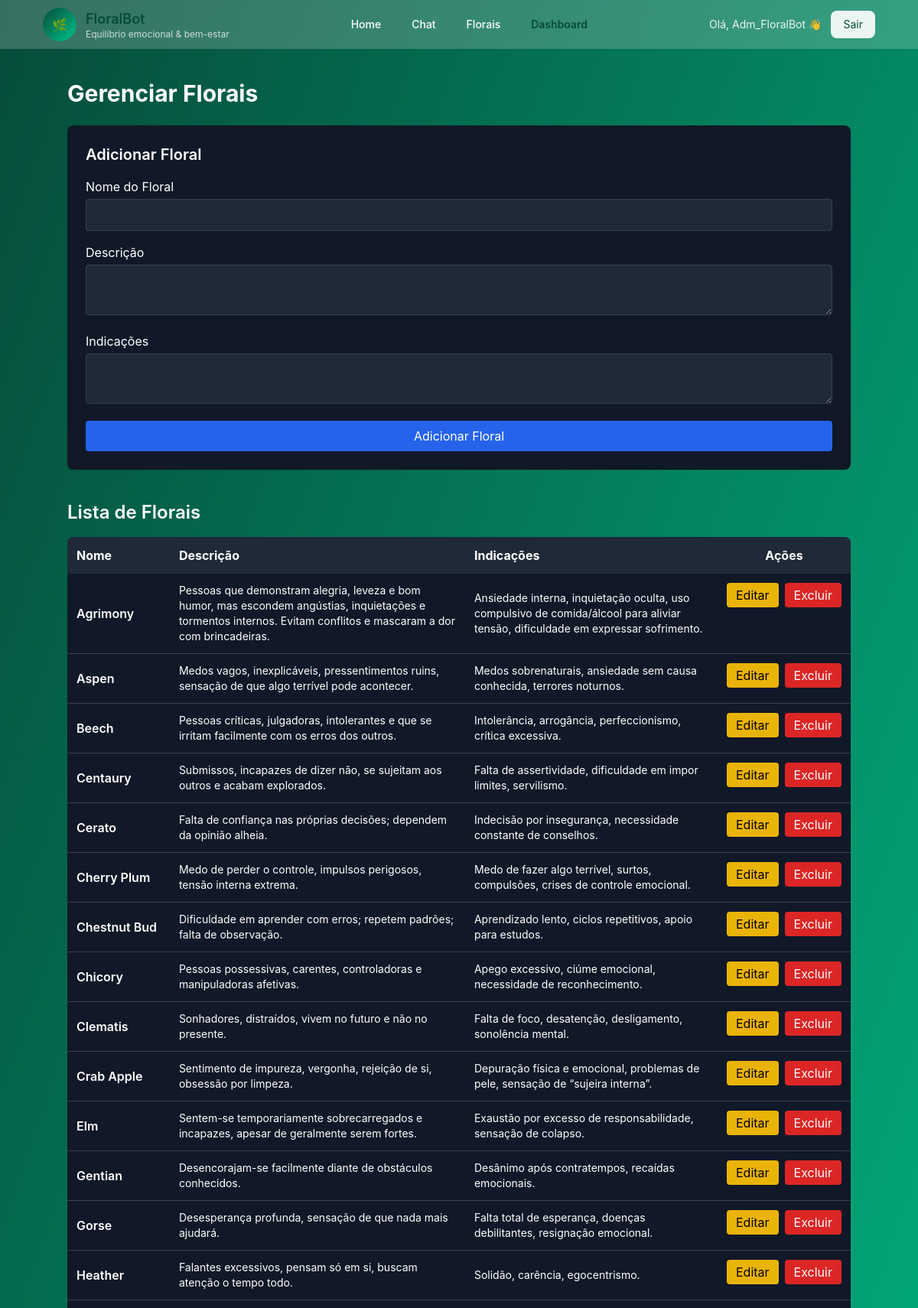
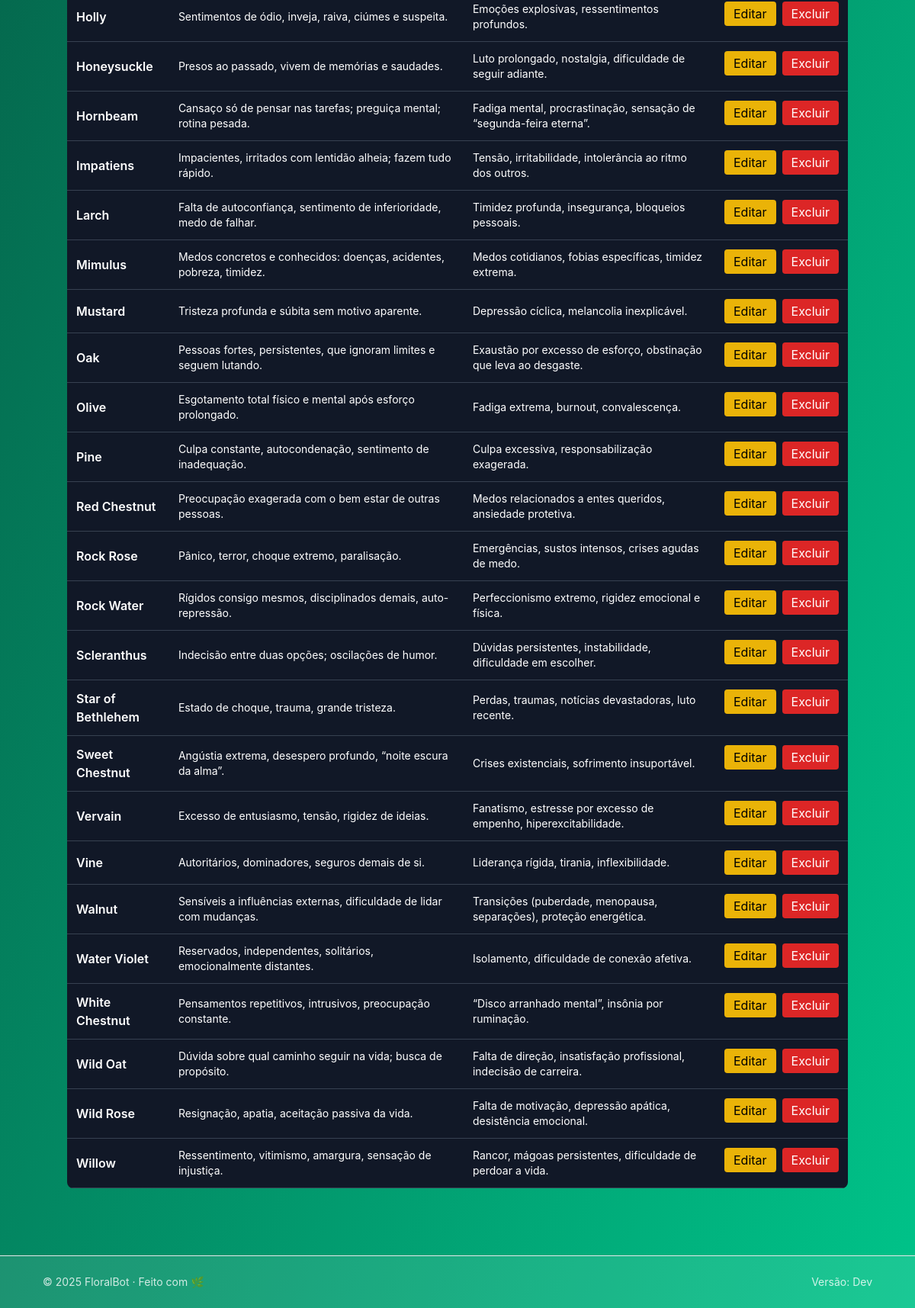
The app's page /florais-admin (signed in) with its own data (2 pictures, top to bottom).
### app/models.py (models this page shows, shortened)
class User(UserMixin, db.Model):
    __tablename__ = "user"
    id = db.Column(db.Integer, primary_key=True)
    name = db.Column(db.String(120), nullable=False)
    email = db.Column(db.String(120), unique=True, nullable=False, index=True)
    password_hash = db.Column(db.String(256), nullable=False)
    created_at = db.Column(db.DateTime, default=datetime.utcnow)
    birthdate = db.Column(db.Date)      # Data de nascimento
    gender = db.Column(db.String(50))   # Feminino / Masculino / Outro
    is_admin = db.Column(db.Boolean, default=False)  # Controle de acesso
    chats = db.relationship(
        "ChatHistory",
        backref="user",
        cascade="all, delete-orphan",
        passive_deletes=True
    )

class Floral(db.Model):
    __tablename__ = "florais"
    id = db.Column(db.Integer, primary_key=True)
    name = db.Column(db.String(120), unique=True, nullable=False)
    description = db.Column(db.Text)
    indications = db.Column(db.Text)

### app/routes.py (the view)
@main_bp.route("/florais-admin")
@login_required
@admin_required
def florais_admin():
    florais = Floral.query.order_by(Floral.name.asc()).all()
    return render_template("florais.html", florais=florais)

### app/templates/florais.html (shortened to what this page needs)
{% extends "base.html" %}
{% block content %}
<div class="container mx-auto max-w-5xl py-10">
    <h2 class="text-3xl font-bold mb-6">Gerenciar Florais</h2>
    <div class="bg-gray-900 p-6 rounded-lg shadow mb-10">
        <h3 class="text-xl font-semibold mb-4">Adicionar Floral</h3>
        <form id="addFloralForm" class="grid grid-cols-1 gap-4">
            <div>
                <label class="block mb-1">Nome do Floral</label>
                <input type="text" name="name" class="w-full p-2 rounded bg-gray-800 border border-gray-700" required>
            </div>
            <div>
                <label class="block mb-1">Descrição</label>
                <textarea name="description" class="w-full p-2 rounded bg-gray-800 border border-gray-700"></textarea>
            </div>
            <div>
                <label class="block mb-1">Indicações</label>
                <textarea name="indications" class="w-full p-2 rounded bg-gray-800 border border-gray-700"></textarea>
            </div>
            <button class="bg-blue-600 hover:bg-blue-700 px-4 py-2 rounded text-white w-full">
                Adicionar Floral
            </button>
        </form>
    </div>
    <h3 class="text-2xl font-semibold mb-4">Lista de Florais</h3>
    <table class="w-full bg-gray-900 rounded-lg overflow-hidden">
        <thead class="bg-gray-800">
            <tr>
                <th class="p-3 text-left">Nome</th>
                <th class="p-3 text-left">Descrição</th>
                <th class="p-3 text-left">Indicações</th>
                <th class="p-3">Ações</th>
            </tr>
        </thead>
        <tbody>
            {% for f in florais %}
            <tr class="border-b border-gray-700">
                <td class="p-3 font-semibold">{{ f.name }}</td>
                <td class="p-3 text-sm">{{ f.description }}</td>
                <td class="p-3 text-sm">{{ f.indications }}</td>
                <td class="p-3 flex gap-2">
                    <button
                        class="bg-yellow-500 hover:bg-yellow-600 px-3 py-1 rounded text-black"
                        data-id="{{ f.id }}"
                        data-name="{{ f.name }}"
                        data-description="{{ f.description }}"
                        data-indications="{{ f.indications }}"
                        onclick="openEditFromButton(this)"
                    >
                        Editar
                    </button>
                    <button onclick="deleteFloral('{{ f.id }}')"
                        class="bg-red-600 hover:bg-red-700 px-3 py-1 rounded">
                        Excluir
                    </button>
                </td>
            </tr>
            {% endfor %}
        </tbody>
    </table>
</div>
{% endblock %}

### app/templates/base.html (shortened to what this page needs)
<!doctype html>
<html lang="pt-BR">
<head>
  <script src="https://cdn.tailwindcss.com"></script>
</head>
<body class="min-h-screen bg-wellness text-white font-sans">
  <header class="bg-white/20 backdrop-blur sticky top-0 z-40 shadow-sm">
    <div class="max-w-6xl mx-auto px-4 sm:px-6 lg:px-8">
      <div class="flex items-center justify-between h-16">
        <a href="{{ url_for('main.home') }}" class="flex items-center gap-3">
          <div class="w-11 h-11 rounded-full bg-wellness flex items-center justify-center text-white font-bold animate-softbreath">
            🌿
          </div>
          <div class="hidden sm:block">
            <div class="text-lg font-semibold text-secondary">FloralBot</div>
            <div class="text-xs text-white/75 -mt-0.5">Equilíbrio emocional & bem-estar</div>
          </div>
        </a>
        <nav class="hidden md:flex items-center gap-4 text-sm font-medium">
          <a href="{{ url_for('main.home') }}" class="px-3 py-2 rounded hover:bg-white/10">Home</a>
          <a href="{{ url_for('main.chat') }}" class="px-3 py-2 rounded hover:bg-white/10">Chat</a>
          <a href="{{ url_for('main.florais_public') }}" class="px-3 py-2 rounded hover:bg-white/10">Florais</a>
          {% if current_user.is_authenticated and current_user.is_admin %}
            <a href="{{ url_for('main.dashboard') }}" class="px-3 py-2 rounded hover:bg-white/10 text-secondary font-semibold">Dashboard</a>
          {% endif %}
        </nav>
        <div class="flex items-center gap-3">
          {% if current_user.is_authenticated %}
            <span class="text-sm text-white/90 hidden sm:block">
              Olá, {{ current_user.name.split(' ')[0] }} 👋
            </span>
            <a href="{{ url_for('auth.logout') }}" class="px-4 py-2 rounded-lg bg-white/90 text-[#064C3B] text-sm hover:opacity-90 animate-floatbutton">
              Sair
            </a>
          {% else %}
            <a href="{{ url_for('auth.login') }}" class="hidden sm:inline-block px-4 py-2 rounded-lg border border-white text-white text-sm hover:bg-white/10 animate-floatbutton">
              Entrar
            </a>
          {% endif %}
        </div>
      </div>
    </div>
  </header>
  <main class="min-h-[80vh]">
    {% block content %}{% endblock %}
  </main>
  <footer class="mt-12 border-t bg-white/10">
    <div class="max-w-6xl mx-auto px-4 sm:px-6 lg:px-8 py-6 text-sm text-white/80 flex items-center justify-between">
      <div>© {{ now().year }} FloralBot · Feito com 🌿</div>
      <div class="hidden sm:block">Versão: Dev</div>
    </div>
  </footer>
</body>
</html>

### records on screen
User: name "Adm_FloralBot"
Floral: name "Agrimony", description "Pessoas que demonstram alegria, leveza e bom humor, mas escondem angústias, inquietações e tormentos internos. Evitam conflitos e mascaram a dor com brincadeiras.", indications "Ansiedade interna, inquietação oculta, uso compulsivo de comida/álcool para aliviar tensão, dificuldade em expressar sofrimento."
Floral: name "Aspen", description "Medos vagos, inexplicáveis, pressentimentos ruins, sensação de que algo terrível pode acontecer.", indications "Medos sobrenaturais, ansiedade sem causa conhecida, terrores noturnos."
Floral: name "Beech", description "Pessoas críticas, julgadoras, intolerantes e que se irritam facilmente com os erros dos outros.", indications "Intolerância, arrogância, perfeccionismo, crítica excessiva."
Floral: name "Centaury", description "Submissos, incapazes de dizer não, se sujeitam aos outros e acabam explorados.", indications "Falta de assertividade, dificuldade em impor limites, servilismo."
Floral: name "Cerato", description "Falta de confiança nas próprias decisões; dependem da opinião alheia.", indications "Indecisão por insegurança, necessidade constante de conselhos."
Floral: name "Cherry Plum", description "Medo de perder o controle, impulsos perigosos, tensão interna extrema.", indications "Medo de fazer algo terrível, surtos, compulsões, crises de controle emocional."
Floral: name "Chestnut Bud", description "Dificuldade em aprender com erros; repetem padrões; falta de observação.", indications "Aprendizado lento, ciclos repetitivos, apoio para estudos."
Floral: name "Chicory", description "Pessoas possessivas, carentes, controladoras e manipuladoras afetivas.", indications "Apego excessivo, ciúme emocional, necessidade de reconhecimento."
Floral: name "Clematis", description "Sonhadores, distraídos, vivem no futuro e não no presente.", indications "Falta de foco, desatenção, desligamento, sonolência mental."
Floral: name "Crab Apple", description "Sentimento de impureza, vergonha, rejeição de si, obsessão por limpeza.", indications "Depuração física e emocional, problemas de pele, sensação de “sujeira interna”."
Floral: name "Elm", description "Sentem-se temporariamente sobrecarregados e incapazes, apesar de geralmente serem fortes.", indications "Exaustão por excesso de responsabilidade, sensação de colapso."
Floral: name "Gentian", description "Desencorajam-se facilmente diante de obstáculos conhecidos.", indications "Desânimo após contratempos, recaídas emocionais."
Floral: name "Gorse", description "Desesperança profunda, sensação de que nada mais ajudará.", indications "Falta total de esperança, doenças debilitantes, resignação emocional."
Floral: name "Heather", description "Falantes excessivos, pensam só em si, buscam atenção o tempo todo.", indications "Solidão, carência, egocentrismo."
Floral: name "Holly", description "Sentimentos de ódio, inveja, raiva, ciúmes e suspeita.", indications "Emoções explosivas, ressentimentos profundos."
Floral: name "Honeysuckle", description "Presos ao passado, vivem de memórias e saudades.", indications "Luto prolongado, nostalgia, dificuldade de seguir adiante."
Floral: name "Hornbeam", description "Cansaço só de pensar nas tarefas; preguiça mental; rotina pesada.", indications "Fadiga mental, procrastinação, sensação de “segunda-feira eterna”."
Floral: name "Impatiens", description "Impacientes, irritados com lentidão alheia; fazem tudo rápido.", indications "Tensão, irritabilidade, intolerância ao ritmo dos outros."
Floral: name "Larch", description "Falta de autoconfiança, sentimento de inferioridade, medo de falhar.", indications "Timidez profunda, insegurança, bloqueios pessoais."
Floral: name "Mimulus", description "Medos concretos e conhecidos: doenças, acidentes, pobreza, timidez.", indications "Medos cotidianos, fobias específicas, timidez extrema."
Floral: name "Mustard", description "Tristeza profunda e súbita sem motivo aparente.", indications "Depressão cíclica, melancolia inexplicável."
Floral: name "Oak", description "Pessoas fortes, persistentes, que ignoram limites e seguem lutando.", indications "Exaustão por excesso de esforço, obstinação que leva ao desgaste."
Floral: name "Olive", description "Esgotamento total físico e mental após esforço prolongado.", indications "Fadiga extrema, burnout, convalescença."
Floral: name "Pine", description "Culpa constante, autocondenação, sentimento de inadequação.", indications "Culpa excessiva, responsabilização exagerada."
Floral: name "Red Chestnut", description "Preocupação exagerada com o bem estar de outras pessoas.", indications "Medos relacionados a entes queridos, ansiedade protetiva."
Floral: name "Rock Rose", description "Pânico, terror, choque extremo, paralisação.", indications "Emergências, sustos intensos, crises agudas de medo."
Floral: name "Rock Water", description "Rígidos consigo mesmos, disciplinados demais, auto-repressão.", indications "Perfeccionismo extremo, rigidez emocional e física."
Floral: name "Scleranthus", description "Indecisão entre duas opções; oscilações de humor.", indications "Dúvidas persistentes, instabilidade, dificuldade em escolher."
Floral: name "Star of Bethlehem", description "Estado de choque, trauma, grande tristeza.", indications "Perdas, traumas, notícias devastadoras, luto recente."
Floral: name "Sweet Chestnut", description "Angústia extrema, desespero profundo, “noite escura da alma”.", indications "Crises existenciais, sofrimento insuportável."
Floral: name "Vervain", description "Excesso de entusiasmo, tensão, rigidez de ideias.", indications "Fanatismo, estresse por excesso de empenho, hiperexcitabilidade."
Floral: name "Vine", description "Autoritários, dominadores, seguros demais de si.", indications "Liderança rígida, tirania, inflexibilidade."
Floral: name "Walnut", description "Sensíveis a influências externas, dificuldade de lidar com mudanças.", indications "Transições (puberdade, menopausa, separações), proteção energética."
Floral: name "Water Violet", description "Reservados, independentes, solitários, emocionalmente distantes.", indications "Isolamento, dificuldade de conexão afetiva."
Floral: name "White Chestnut", description "Pensamentos repetitivos, intrusivos, preocupação constante.", indications "“Disco arranhado mental”, insônia por ruminação."
Floral: name "Wild Oat", description "Dúvida sobre qual caminho seguir na vida; busca de propósito.", indications "Falta de direção, insatisfação profissional, indecisão de carreira."
Floral: name "Wild Rose", description "Resignação, apatia, aceitação passiva da vida.", indications "Falta de motivação, depressão apática, desistência emocional."
Floral: name "Willow", description "Ressentimento, vitimismo, amargura, sensação de injustiça.", indications "Rancor, mágoas persistentes, dificuldade de perdoar a vida."
